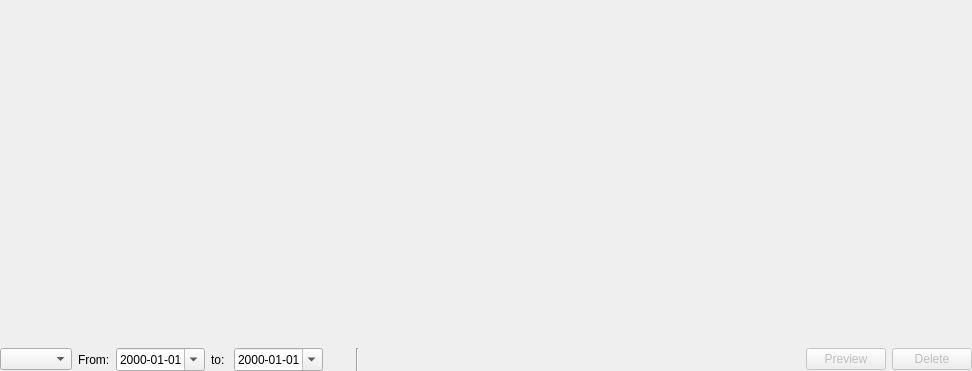
<?xml version="1.0" encoding="UTF-8"?>
<ui version="4.0">
 <class>StatisticalMonitoringVersionWidget</class>
 <widget class="QWidget" name="StatisticalMonitoringVersionWidget">
  <property name="geometry">
   <rect>
    <x>0</x>
    <y>0</y>
    <width>972</width>
    <height>371</height>
   </rect>
  </property>
  <property name="windowTitle">
   <string>Form</string>
  </property>
  <property name="windowIcon">
   <iconset resource="gex.qrc">
    <normaloff>:/gex/icons/gex_application_48x48.png</normaloff>:/gex/icons/gex_application_48x48.png</iconset>
  </property>
  <layout class="QGridLayout" name="gridLayout">
   <property name="leftMargin">
    <number>0</number>
   </property>
   <property name="topMargin">
    <number>0</number>
   </property>
   <property name="rightMargin">
    <number>0</number>
   </property>
   <property name="bottomMargin">
    <number>0</number>
   </property>
   <item row="0" column="0" colspan="6">
    <widget class="QFrame" name="frame">
     <property name="frameShape">
      <enum>QFrame::NoFrame</enum>
     </property>
     <property name="frameShadow">
      <enum>QFrame::Raised</enum>
     </property>
    </widget>
   </item>
   <item row="1" column="0">
    <layout class="QHBoxLayout" name="horizontalLayout" stretch="7,1,0,1,0">
     <item>
      <widget class="QComboBox" name="comboBoxColumToFilter"/>
     </item>
     <item>
      <widget class="QLabel" name="label">
       <property name="text">
        <string>From:</string>
       </property>
      </widget>
     </item>
     <item>
      <widget class="QDateEdit" name="dateEditFrom">
       <property name="toolTip">
        <string>ISODate</string>
       </property>
       <property name="displayFormat">
        <string>yyyy-MM-dd</string>
       </property>
       <property name="calendarPopup">
        <bool>true</bool>
       </property>
      </widget>
     </item>
     <item>
      <widget class="QLabel" name="label_2">
       <property name="text">
        <string>to: </string>
       </property>
      </widget>
     </item>
     <item>
      <widget class="QDateEdit" name="dateEditTo">
       <property name="toolTip">
        <string>ISODate</string>
       </property>
       <property name="displayFormat">
        <string>yyyy-MM-dd</string>
       </property>
       <property name="calendarPopup">
        <bool>true</bool>
       </property>
      </widget>
     </item>
    </layout>
   </item>
   <item row="1" column="1">
    <widget class="QPushButton" name="pushButtonRefresh">
     <property name="minimumSize">
      <size>
       <width>21</width>
       <height>21</height>
      </size>
     </property>
     <property name="maximumSize">
      <size>
       <width>21</width>
       <height>21</height>
      </size>
     </property>
     <property name="text">
      <string/>
     </property>
     <property name="icon">
      <iconset resource="../../gex.qrc">
       <normaloff>:/gex/icons/refresh.png</normaloff>:/gex/icons/refresh.png</iconset>
     </property>
     <property name="flat">
      <bool>true</bool>
     </property>
    </widget>
   </item>
   <item row="1" column="2">
    <widget class="Line" name="line">
     <property name="orientation">
      <enum>Qt::Vertical</enum>
     </property>
    </widget>
   </item>
   <item row="1" column="3">
    <spacer name="horizontalSpacer">
     <property name="orientation">
      <enum>Qt::Horizontal</enum>
     </property>
     <property name="sizeType">
      <enum>QSizePolicy::Preferred</enum>
     </property>
     <property name="sizeHint" stdset="0">
      <size>
       <width>550</width>
       <height>20</height>
      </size>
     </property>
    </spacer>
   </item>
   <item row="1" column="4">
    <widget class="QPushButton" name="pushButtonImport">
     <property name="enabled">
      <bool>false</bool>
     </property>
     <property name="text">
      <string>Preview</string>
     </property>
     <property name="icon">
      <iconset resource="../../gex.qrc">
       <normaloff>:/gex/icons/Import.png</normaloff>:/gex/icons/Import.png</iconset>
     </property>
    </widget>
   </item>
   <item row="1" column="5">
    <widget class="QPushButton" name="pushButtonDelete">
     <property name="enabled">
      <bool>false</bool>
     </property>
     <property name="toolTip">
      <string>Download this SPM version</string>
     </property>
     <property name="text">
      <string>Delete</string>
     </property>
     <property name="icon">
      <iconset resource="../../gex.qrc">
       <normaloff>:/gex/icons/trash.png</normaloff>:/gex/icons/trash.png</iconset>
     </property>
    </widget>
   </item>
  </layout>
 </widget>
 <resources>
  <include location="../../gex.qrc"/>
 </resources>
 <connections/>
</ui>
